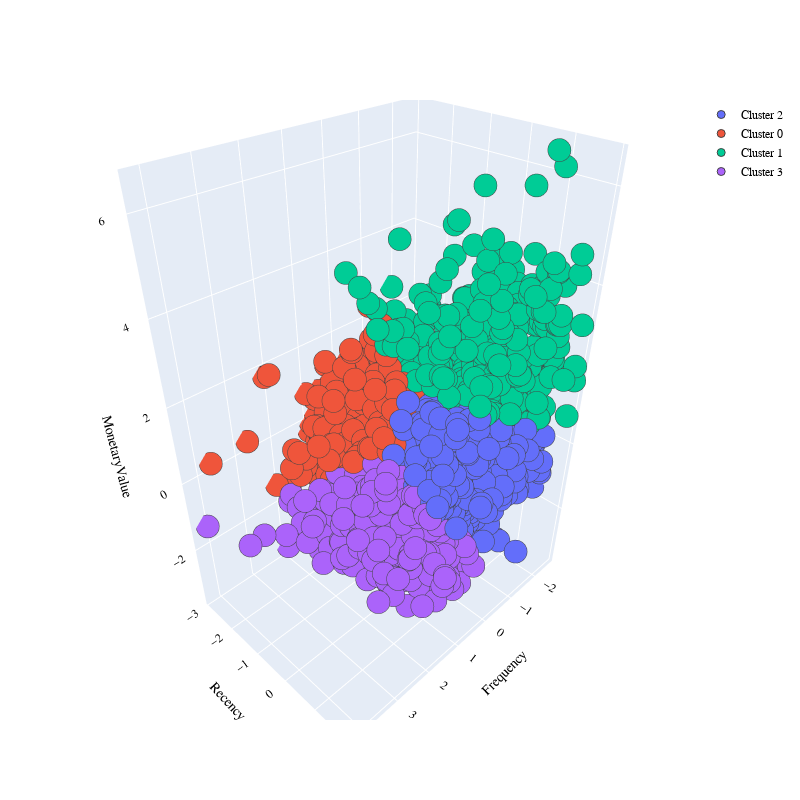

The code cell stored with this chart in its notebook:
### Code cell
kmeanModel = KMeans(n_clusters=4)
kmeanModel.fit(df_RFM)
df_RFM['cluster'] = kmeanModel.predict(df_RFM)

import plotly.graph_objects as go

PLOT = go.Figure()

for C in list(df_RFM.cluster.unique()):
    
    PLOT.add_trace(go.Scatter3d(x = df_RFM[df_RFM.cluster == C]['Frequency'],
                                y = df_RFM[df_RFM.cluster == C]['Recency'],
                                z = df_RFM[df_RFM.cluster == C]['MonetaryValue'],
                                mode = 'markers', marker_size = 8, marker_line_width = 1,
                                name = 'Cluster ' + str(C)))


PLOT.update_layout(width = 800, height = 800, autosize = True, showlegend = True,
                   scene = dict(xaxis=dict(title = 'Frequency', titlefont_color = 'black'),
                                yaxis=dict(title = 'Recency', titlefont_color = 'black'),
                                zaxis=dict(title = 'MonetaryValue', titlefont_color = 'black')),
                   font = dict(family = "Gilroy", color  = 'black', size = 12))

### Figure 1 — Plotly figure (JSON) as saved in the notebook; plotly's stock layout.template omitted (floating-point values rounded to 4 significant figures; data arrays with more than 128 entries replaced by an {"elided": "..."} marker saying what was removed)
{"data": [{"marker": {"line": {"width": 1}, "size": 8}, "mode": "markers", "name": "Cluster 2", "type": "scatter3d", "x": {"elided": "1765 float values"}, "y": {"elided": "1765 float values"}, "z": {"elided": "1765 float values"}}, {"marker": {"line": {"width": 1}, "size": 8}, "mode": "markers", "name": "Cluster 0", "type": "scatter3d", "x": {"elided": "1154 float values"}, "y": {"elided": "1154 float values"}, "z": {"elided": "1154 float values"}}, {"marker": {"line": {"width": 1}, "size": 8}, "mode": "markers", "name": "Cluster 1", "type": "scatter3d", "x": {"elided": "424 float values"}, "y": {"elided": "424 float values"}, "z": {"elided": "424 float values"}}, {"marker": {"line": {"width": 1}, "size": 8}, "mode": "markers", "name": "Cluster 3", "type": "scatter3d", "x": {"elided": "988 float values"}, "y": {"elided": "988 float values"}, "z": {"elided": "988 float values"}}], "layout": {"autosize": true, "font": {"color": "black", "family": "Gilroy", "size": 12}, "height": 800, "scene": {"xaxis": {"title": {"font": {"color": "black"}, "text": "Frequency"}}, "yaxis": {"title": {"font": {"color": "black"}, "text": "Recency"}}, "zaxis": {"title": {"font": {"color": "black"}, "text": "MonetaryValue"}}}, "showlegend": true, "width": 800}}
